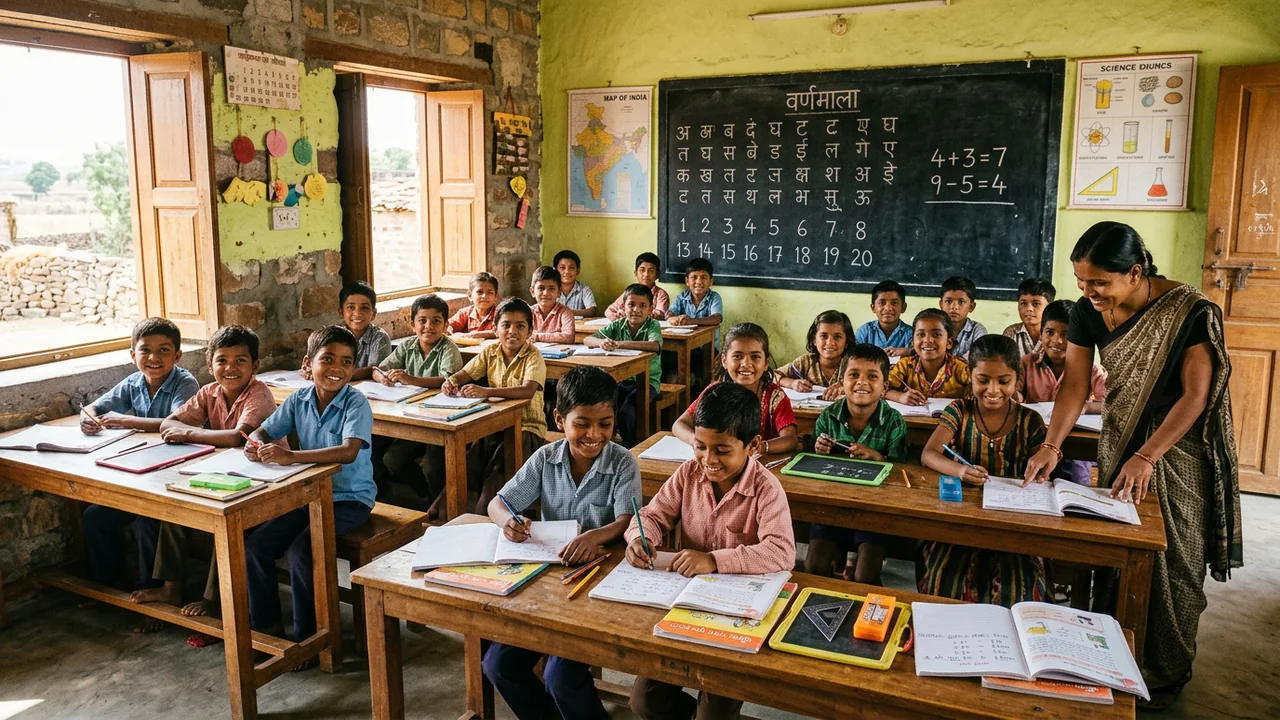
#> input picture images/pillars/pillar-education.webp, 1280 x 720 px, found by its file name
$ python create_volunteer_role_images.py
#> lines starting #> are read from the running program, lines starting #| are printed output that depends on the picture
import os
from PIL import Image, ImageDraw, ImageFont, ImageFilter, ImageEnhance

ROOT = r'd:\Trinetra ORG'
OUT_DIR = os.path.join(ROOT, 'images', 'volunteer')
os.makedirs(OUT_DIR, exist_ok=True)

def get_font(name, size, bold=False):
    font_file = name
    if bold:
        if name == 'georgia': font_file = 'georgiab.ttf'
        elif name == 'arial': font_file = 'arialbd.ttf'
        elif name == 'calibri': font_file = 'calibrib.ttf'
        elif name == 'segoeui': font_file = 'segoeuib.ttf'
    else:
        if name == 'georgia': font_file = 'georgia.ttf'
        elif name == 'arial': font_file = 'arial.ttf'
        elif name == 'calibri': font_file = 'calibri.ttf'
        elif name == 'segoeui': font_file = 'segoeui.ttf'

    path = os.path.join(r'C:\Windows\Fonts', font_file)
    if os.path.exists(path):
        return ImageFont.truetype(path, size)
    return ImageFont.load_default()

def process_volunteer_card(base_image_path, out_filename, role_code, role_title, subtitle, accent_color, badge_text):
#> called with out_filename = 'role-bridge-mentor.webp', role_code = '01', role_title = 'Weekend Bridge School Mentor', accent_color = (245, 158, 11), badge_text = 'BRIDGE PEDAGOGY'
    w, h = 800, 450 # 16:9 cinematic ratio

    # 1. Load and crop base image
    if os.path.exists(base_image_path):
        base = Image.open(base_image_path).convert('RGB')
#> base is the input picture: PIL image 1280x720 RGB; mean R, G, B 123, 105.3, 78.9
        # Smart crop to w:h ratio (800:450)
        target_ratio = w / h
        base_ratio = base.width / base.height
#> base_ratio = 1.78
        if base_ratio > target_ratio:
            new_w = int(base.height * target_ratio)
            left = (base.width - new_w) // 2
            base = base.crop((left, 0, left + new_w, base.height))
        else:
            new_h = int(base.width / target_ratio)
#> new_h = 720
            top = (base.height - new_h) // 2
#> top = 0
            base = base.crop((0, top, base.width, top + new_h))
        base = base.resize((w, h), Image.Resampling.LANCZOS)
#> base: PIL image 800x450 RGB
    else:
        # Fallback rich gradient canvas
        base = Image.new('RGB', (w, h), (23, 37, 84))
        draw_b = ImageDraw.Draw(base)
        for y in range(h):
            r = int(23 + (154 - 23) * (y / h))
            g = int(37 + (52 - 37) * (y / h))
            b = int(84 + (18 - 84) * (y / h))
            draw_b.line([(0, y), (w, y)], fill=(r, g, b))

    # Enhance color warmth and contrast for non-profit documentary aesthetic
    enhancer = ImageEnhance.Color(base)
    base = enhancer.enhance(1.12)
    contrast = ImageEnhance.Contrast(base)
    base = contrast.enhance(1.06)

    # 2. Add cinematic documentary gradient vignette
    overlay = Image.new('RGBA', (w, h), (0, 0, 0, 0))
#> overlay: PIL image 800x450 RGBA; every value is 0
    d_over = ImageDraw.Draw(overlay)

    # Top subtle vignette
    for y in range(70):
        alpha = int(85 * (1 - y / 70))
        d_over.line([(0, y), (w, y)], fill=(15, 23, 42, alpha))

    # Bottom solid dark gradient for crisp typography
    gradient_h = 170
    for y in range(h - gradient_h, h):
        ratio = (y - (h - gradient_h)) / gradient_h
        alpha = int(225 * (ratio ** 1.35))
        d_over.line([(0, y), (w, y)], fill=(11, 19, 41, alpha))

    base = Image.alpha_composite(base.convert('RGBA'), overlay).convert('RGB')
    draw = ImageDraw.Draw(base)

    # 3. Top-left Pill Badge (Role Code & Category)
    pill_w, pill_h = 164, 34
    pill_x, pill_y = 24, 20

    # Pill background
    draw.rounded_rectangle([pill_x, pill_y, pill_x + pill_w, pill_y + pill_h], radius=17, fill=(11, 19, 41, 220), outline=accent_color, width=2)
    # Circle indicator with accent
    draw.ellipse([pill_x + 7, pill_y + 7, pill_x + 27, pill_y + 27], fill=accent_color)
    # Role code in circle
    draw.text((pill_x + 17, pill_y + 17), role_code, font=get_font('calibri', 12, bold=True), fill=(11, 19, 41), anchor='mm')
    # Role label in pill
    draw.text((pill_x + 92, pill_y + 17), "ROLE " + role_code, font=get_font('calibri', 12, bold=True), fill=(255, 255, 255), anchor='mm')

    # Top-right category badge
    badge_font = get_font('calibri', 11, bold=True)
    badge_w = int(draw.textlength(badge_text, font=badge_font)) + 24
#> badge_w = 113
    badge_x = w - 24 - badge_w
#> badge_x = 663
    draw.rounded_rectangle([badge_x, pill_y, badge_x + badge_w, pill_y + pill_h], radius=17, fill=(11, 19, 41, 200), outline=(255, 255, 255, 130), width=1)
    draw.text((badge_x + badge_w // 2, pill_y + 17), badge_text, font=badge_font, fill=(241, 245, 249), anchor='mm')

    # 4. Bottom subtle vignette for HTML overlay legibility
    # Note: Text is dynamically rendered via HTML for maximum crispness and accessibility
    # out_path saving
    out_path = os.path.join(OUT_DIR, out_filename)
    base.save(out_path, 'WEBP', quality=92)
    print(f"Created: {out_path} ({os.path.getsize(out_path)} bytes)")

# Role 1: Weekend Bridge School Mentor
process_volunteer_card(
    base_image_path=os.path.join(ROOT, 'images', 'pillars', 'pillar-education.webp'),
    out_filename='role-bridge-mentor.webp',
    role_code='01',
    role_title='Weekend Bridge School Mentor',
    subtitle='Foundational numeracy, literacy & remedial street education',
    accent_color=(245, 158, 11), # Saffron Amber
    badge_text='BRIDGE PEDAGOGY'
)

# Role 2: Community Paralegal & Scheme Volunteer
process_volunteer_card(
    base_image_path=os.path.join(ROOT, 'images', 'pillars', 'pillar-health.webp'),
    out_filename='role-paralegal-volunteer.webp',
    role_code='02',
    role_title='Community Paralegal Volunteer',
    subtitle='Doorstep document audit, SSY & RTE 25% quota filing',
    accent_color=(16, 185, 129), # Emerald Green
    badge_text='CIVIC ENTITLEMENT'
)
#> call 2 of process_volunteer_card, with out_filename = 'role-paralegal-volunteer.webp', role_code = '02', role_title = 'Community Paralegal Volunteer', accent_color = (16, 185, 129), badge_text = 'CIVIC ENTITLEMENT'
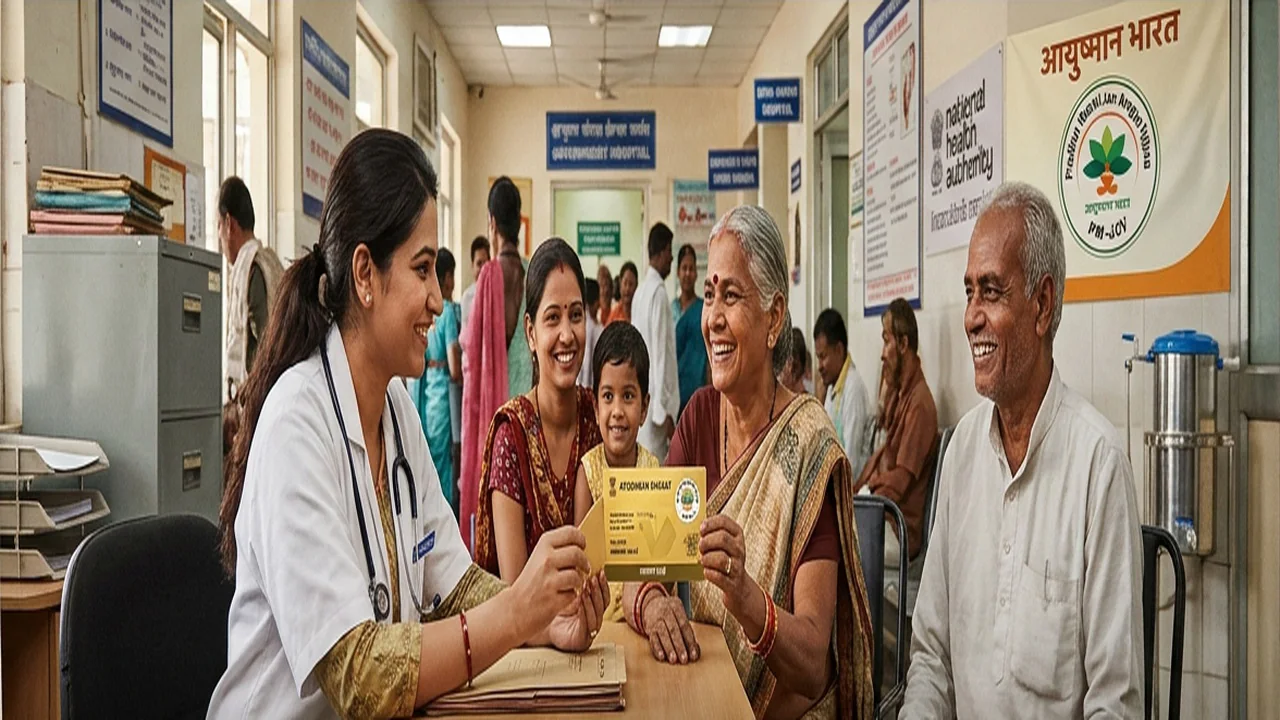
#> input picture images/pillars/pillar-health.webp, 1280 x 720 px, found by its file name
#> in process_volunteer_card, base is the input picture: PIL image 1280x720 RGB; mean R, G, B 143.5, 126.6, 108.4
#> in process_volunteer_card (call 2), `badge_w = int(draw.textlength(badge_text, font=badge_font)) + 24`: badge_w = 122
#> in process_volunteer_card (call 2), `badge_x = w - 24 - badge_w`: badge_x = 654
#> in process_volunteer_card (call 2), `base.save(out_path, 'WEBP', quality=92)`:
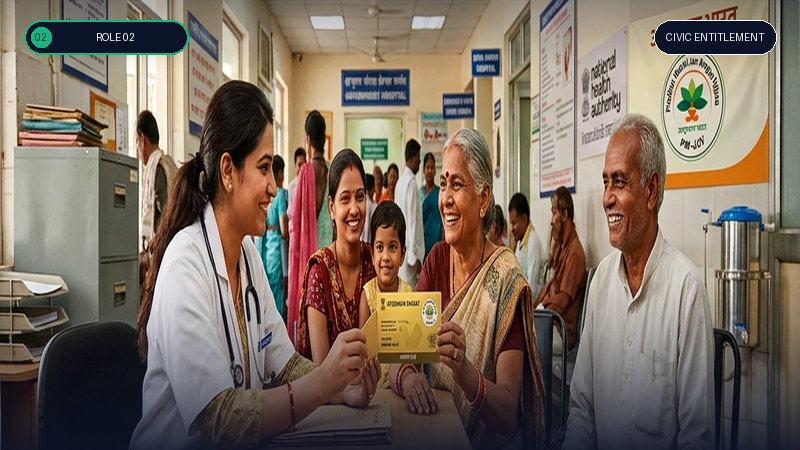
#> saved as role-paralegal-volunteer.webp: PIL image 800x450 RGB; mean R, G, B 122, 108, 94.8

# Role 3: Child Rights & Safe Custody Advocate
process_volunteer_card(
    base_image_path=os.path.join(ROOT, 'images', 'pillars', 'pillar-protection.webp'),
    out_filename='role-child-rights-advocate.webp',
    role_code='03',
    role_title='Child Rights & Safe Custody Advocate',
    subtitle='CWC guardianship drafting, POCSO legal casework & standing counsel',
    accent_color=(99, 102, 241), # Legal Indigo
    badge_text='STATUTORY DEFENSE'
)
#> call 3 of process_volunteer_card, with out_filename = 'role-child-rights-advocate.webp', role_code = '03', role_title = 'Child Rights & Safe Custody Advocate', accent_color = (99, 102, 241), badge_text = 'STATUTORY DEFENSE'
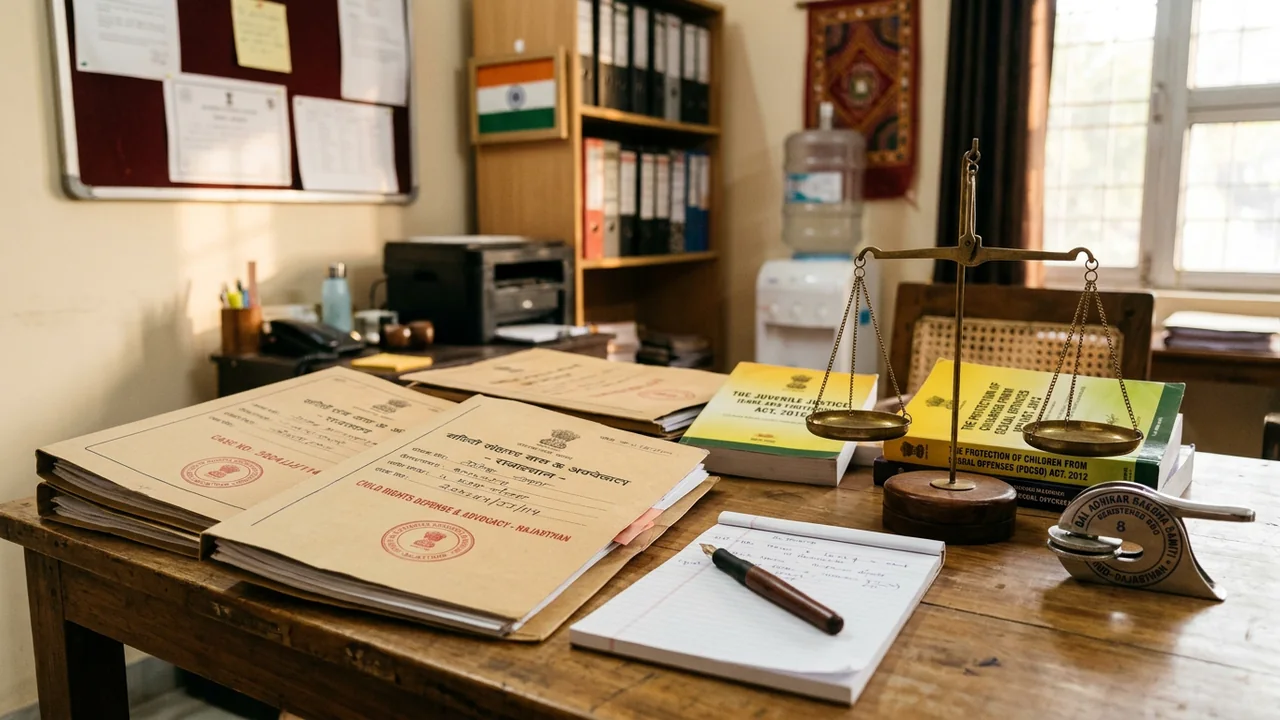
#> input picture images/pillars/pillar-protection.webp, 1280 x 720 px, found by its file name
#> in process_volunteer_card, base is the input picture: PIL image 1280x720 RGB; mean R, G, B 149.8, 129.3, 102.7
#> in process_volunteer_card (call 3), `badge_w = int(draw.textlength(badge_text, font=badge_font)) + 24`: badge_w = 127
#> in process_volunteer_card (call 3), `badge_x = w - 24 - badge_w`: badge_x = 649
#> in process_volunteer_card (call 3), `base.save(out_path, 'WEBP', quality=92)`:
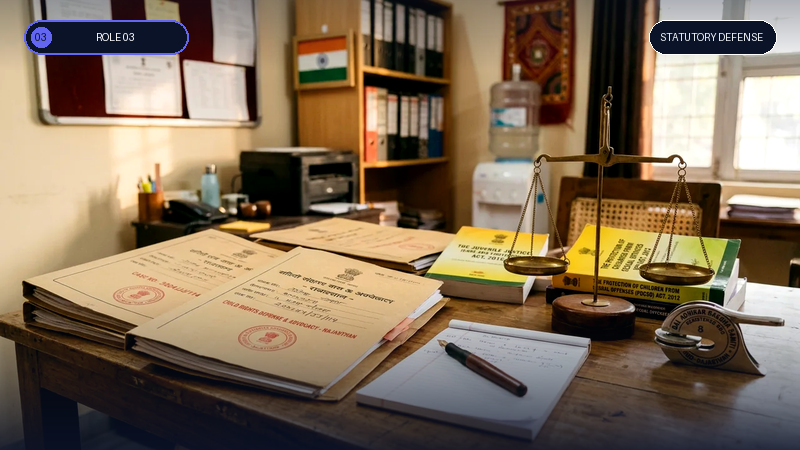
#> saved as role-child-rights-advocate.webp: PIL image 800x450 RGB; mean R, G, B 128.3, 109.7, 88.2

# Role 4: Digital Literacy & Skill Center Tutor
process_volunteer_card(
    base_image_path=os.path.join(ROOT, 'images', 'pillars', 'pillar-skills.webp'),
    out_filename='role-digital-literacy-tutor.webp',
    role_code='04',
    role_title='Digital Literacy & Skill Tutor',
    subtitle='Computer labs, cyber safety hygiene & youth vocational tracks',
    accent_color=(15, 118, 110), # Teal Accent
    badge_text='DIGITAL EMPOWERMENT'
)
#> call 4 of process_volunteer_card, with out_filename = 'role-digital-literacy-tutor.webp', role_code = '04', role_title = 'Digital Literacy & Skill Tutor', accent_color = (15, 118, 110), badge_text = 'DIGITAL EMPOWERMENT'
#> in process_volunteer_card (call 4), `base = Image.new('RGB', (w, h), (23, 37, 84))`:
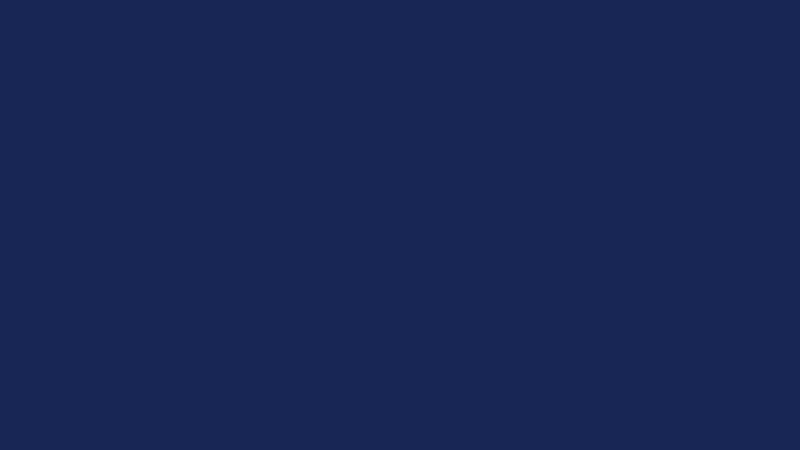
#> base: PIL image 800x450 RGB; mean R, G, B 23, 37, 84
#> in process_volunteer_card (call 4), `base = Image.alpha_composite(base.convert('RGBA'), overlay).convert('R..`:
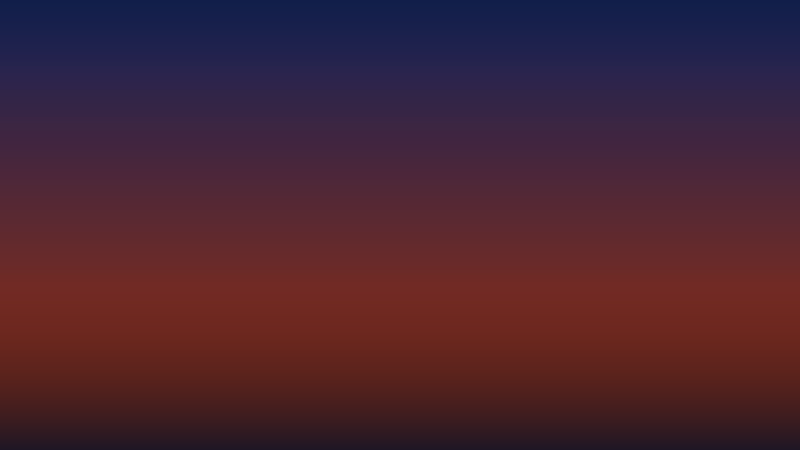
#> base: PIL image 800x450 RGB; mean R, G, B 72.7, 36.4, 50.6
#> in process_volunteer_card (call 4), `badge_w = int(draw.textlength(badge_text, font=badge_font)) + 24`: badge_w = 143
#> in process_volunteer_card (call 4), `badge_x = w - 24 - badge_w`: badge_x = 633
#> in process_volunteer_card (call 4), `base.save(out_path, 'WEBP', quality=92)`:
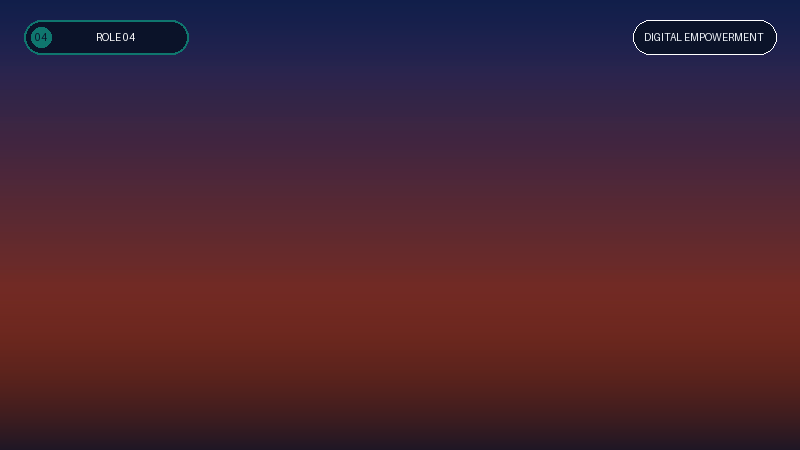
#> saved as role-digital-literacy-tutor.webp: PIL image 800x450 RGB; mean R, G, B 72.7, 36.8, 50.2

print("All 4 volunteer role images generated successfully!")
